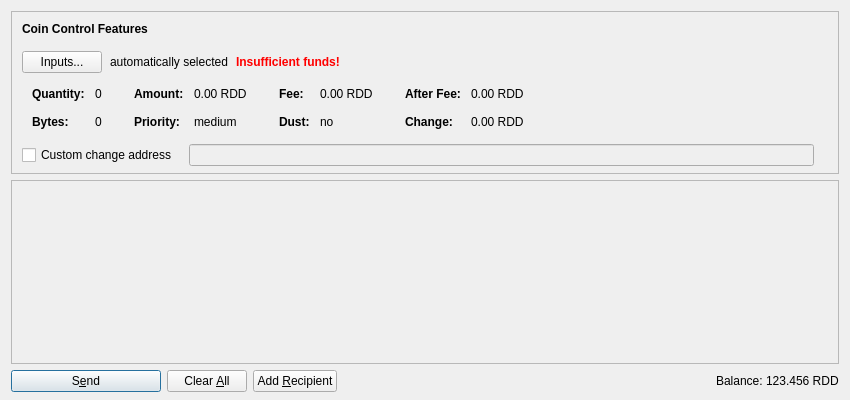
<?xml version="1.0" encoding="UTF-8"?>
<ui version="4.0">
 <class>SendCoinsDialog</class>
 <widget class="QDialog" name="SendCoinsDialog">
  <property name="geometry">
   <rect>
    <x>0</x>
    <y>0</y>
    <width>850</width>
    <height>400</height>
   </rect>
  </property>
  <property name="windowTitle">
   <string>Send Coins</string>
  </property>
  <layout class="QVBoxLayout" name="verticalLayout" stretch="0,1,0">
   <property name="bottomMargin">
    <number>8</number>
   </property>
   <item>
    <widget class="QFrame" name="frameCoinControl">
     <property name="sizePolicy">
      <sizepolicy hsizetype="Expanding" vsizetype="Expanding">
       <horstretch>0</horstretch>
       <verstretch>0</verstretch>
      </sizepolicy>
     </property>
     <property name="maximumSize">
      <size>
       <width>16777215</width>
       <height>16777215</height>
      </size>
     </property>
     <property name="frameShape">
      <enum>QFrame::StyledPanel</enum>
     </property>
     <property name="frameShadow">
      <enum>QFrame::Sunken</enum>
     </property>
     <layout class="QVBoxLayout" name="verticalLayoutCoinControl2">
      <property name="spacing">
       <number>0</number>
      </property>
      <property name="leftMargin">
       <number>0</number>
      </property>
      <property name="topMargin">
       <number>0</number>
      </property>
      <property name="rightMargin">
       <number>0</number>
      </property>
      <property name="bottomMargin">
       <number>6</number>
      </property>
      <item>
       <layout class="QVBoxLayout" name="verticalLayoutCoinControl" stretch="0,0,0,0,1">
        <property name="spacing">
         <number>0</number>
        </property>
        <property name="leftMargin">
         <number>10</number>
        </property>
        <property name="topMargin">
         <number>10</number>
        </property>
        <item>
         <layout class="QHBoxLayout" name="horizontalLayoutCoinControl1">
          <property name="bottomMargin">
           <number>15</number>
          </property>
          <item>
           <widget class="QLabel" name="labelCoinControlFeatures">
            <property name="sizePolicy">
             <sizepolicy hsizetype="Preferred" vsizetype="Maximum">
              <horstretch>0</horstretch>
              <verstretch>0</verstretch>
             </sizepolicy>
            </property>
            <property name="font">
             <font>
              <weight>75</weight>
              <bold>true</bold>
             </font>
            </property>
            <property name="styleSheet">
             <string notr="true">font-weight:bold;</string>
            </property>
            <property name="text">
             <string>Coin Control Features</string>
            </property>
           </widget>
          </item>
         </layout>
        </item>
        <item>
         <layout class="QHBoxLayout" name="horizontalLayoutCoinControl2" stretch="0,0,0,0">
          <property name="spacing">
           <number>8</number>
          </property>
          <property name="bottomMargin">
           <number>10</number>
          </property>
          <item>
           <widget class="QPushButton" name="pushButtonCoinControl">
            <property name="styleSheet">
             <string notr="true"/>
            </property>
            <property name="text">
             <string>Inputs...</string>
            </property>
            <property name="autoDefault">
             <bool>false</bool>
            </property>
           </widget>
          </item>
          <item>
           <widget class="QLabel" name="labelCoinControlAutomaticallySelected">
            <property name="text">
             <string>automatically selected</string>
            </property>
            <property name="margin">
             <number>5</number>
            </property>
           </widget>
          </item>
          <item>
           <widget class="QLabel" name="labelCoinControlInsuffFunds">
            <property name="font">
             <font>
              <weight>75</weight>
              <bold>true</bold>
             </font>
            </property>
            <property name="styleSheet">
             <string notr="true">color:red;font-weight:bold;</string>
            </property>
            <property name="text">
             <string>Insufficient funds!</string>
            </property>
            <property name="margin">
             <number>5</number>
            </property>
           </widget>
          </item>
          <item>
           <spacer name="horizontalSpacerCoinControl">
            <property name="orientation">
             <enum>Qt::Horizontal</enum>
            </property>
            <property name="sizeHint" stdset="0">
             <size>
              <width>40</width>
              <height>1</height>
             </size>
            </property>
           </spacer>
          </item>
         </layout>
        </item>
        <item>
         <widget class="QWidget" name="widgetCoinControl" native="true">
          <property name="sizePolicy">
           <sizepolicy hsizetype="Preferred" vsizetype="Preferred">
            <horstretch>0</horstretch>
            <verstretch>0</verstretch>
           </sizepolicy>
          </property>
          <property name="minimumSize">
           <size>
            <width>0</width>
            <height>0</height>
           </size>
          </property>
          <property name="styleSheet">
           <string notr="true"/>
          </property>
          <layout class="QHBoxLayout" name="horizontalLayoutCoinControl5">
           <property name="leftMargin">
            <number>0</number>
           </property>
           <property name="topMargin">
            <number>0</number>
           </property>
           <property name="rightMargin">
            <number>0</number>
           </property>
           <property name="bottomMargin">
            <number>0</number>
           </property>
           <item>
            <layout class="QHBoxLayout" name="horizontalLayoutCoinControl3" stretch="0,0,0,1">
             <property name="spacing">
              <number>20</number>
             </property>
             <property name="topMargin">
              <number>0</number>
             </property>
             <property name="bottomMargin">
              <number>10</number>
             </property>
             <item>
              <layout class="QFormLayout" name="formLayoutCoinControl1">
               <property name="horizontalSpacing">
                <number>10</number>
               </property>
               <property name="verticalSpacing">
                <number>14</number>
               </property>
               <property name="leftMargin">
                <number>10</number>
               </property>
               <property name="topMargin">
                <number>4</number>
               </property>
               <property name="rightMargin">
                <number>6</number>
               </property>
               <item row="0" column="0">
                <widget class="QLabel" name="labelCoinControlQuantityText">
                 <property name="font">
                  <font>
                   <weight>75</weight>
                   <bold>true</bold>
                  </font>
                 </property>
                 <property name="text">
                  <string>Quantity:</string>
                 </property>
                 <property name="margin">
                  <number>0</number>
                 </property>
                </widget>
               </item>
               <item row="0" column="1">
                <widget class="QLabel" name="labelCoinControlQuantity">
                 <property name="cursor">
                  <cursorShape>IBeamCursor</cursorShape>
                 </property>
                 <property name="contextMenuPolicy">
                  <enum>Qt::ActionsContextMenu</enum>
                 </property>
                 <property name="text">
                  <string notr="true">0</string>
                 </property>
                 <property name="margin">
                  <number>0</number>
                 </property>
                 <property name="textInteractionFlags">
                  <set>Qt::LinksAccessibleByMouse|Qt::TextSelectableByKeyboard|Qt::TextSelectableByMouse</set>
                 </property>
                </widget>
               </item>
               <item row="1" column="0">
                <widget class="QLabel" name="labelCoinControlBytesText">
                 <property name="font">
                  <font>
                   <weight>75</weight>
                   <bold>true</bold>
                  </font>
                 </property>
                 <property name="text">
                  <string>Bytes:</string>
                 </property>
                </widget>
               </item>
               <item row="1" column="1">
                <widget class="QLabel" name="labelCoinControlBytes">
                 <property name="cursor">
                  <cursorShape>IBeamCursor</cursorShape>
                 </property>
                 <property name="contextMenuPolicy">
                  <enum>Qt::ActionsContextMenu</enum>
                 </property>
                 <property name="text">
                  <string notr="true">0</string>
                 </property>
                 <property name="textInteractionFlags">
                  <set>Qt::LinksAccessibleByMouse|Qt::TextSelectableByKeyboard|Qt::TextSelectableByMouse</set>
                 </property>
                </widget>
               </item>
              </layout>
             </item>
             <item>
              <layout class="QFormLayout" name="formLayoutCoinControl2">
               <property name="horizontalSpacing">
                <number>10</number>
               </property>
               <property name="verticalSpacing">
                <number>14</number>
               </property>
               <property name="leftMargin">
                <number>6</number>
               </property>
               <property name="topMargin">
                <number>4</number>
               </property>
               <property name="rightMargin">
                <number>6</number>
               </property>
               <item row="0" column="0">
                <widget class="QLabel" name="labelCoinControlAmountText">
                 <property name="font">
                  <font>
                   <weight>75</weight>
                   <bold>true</bold>
                  </font>
                 </property>
                 <property name="text">
                  <string>Amount:</string>
                 </property>
                 <property name="margin">
                  <number>0</number>
                 </property>
                </widget>
               </item>
               <item row="0" column="1">
                <widget class="QLabel" name="labelCoinControlAmount">
                 <property name="cursor">
                  <cursorShape>IBeamCursor</cursorShape>
                 </property>
                 <property name="contextMenuPolicy">
                  <enum>Qt::ActionsContextMenu</enum>
                 </property>
                 <property name="text">
                  <string notr="true">0.00 RDD</string>
                 </property>
                 <property name="textInteractionFlags">
                  <set>Qt::LinksAccessibleByMouse|Qt::TextSelectableByKeyboard|Qt::TextSelectableByMouse</set>
                 </property>
                </widget>
               </item>
               <item row="1" column="0">
                <widget class="QLabel" name="labelCoinControlPriorityText">
                 <property name="font">
                  <font>
                   <weight>75</weight>
                   <bold>true</bold>
                  </font>
                 </property>
                 <property name="text">
                  <string>Priority:</string>
                 </property>
                </widget>
               </item>
               <item row="1" column="1">
                <widget class="QLabel" name="labelCoinControlPriority">
                 <property name="cursor">
                  <cursorShape>IBeamCursor</cursorShape>
                 </property>
                 <property name="contextMenuPolicy">
                  <enum>Qt::ActionsContextMenu</enum>
                 </property>
                 <property name="text">
                  <string notr="true">medium</string>
                 </property>
                 <property name="textInteractionFlags">
                  <set>Qt::LinksAccessibleByMouse|Qt::TextSelectableByKeyboard|Qt::TextSelectableByMouse</set>
                 </property>
                </widget>
               </item>
              </layout>
             </item>
             <item>
              <layout class="QFormLayout" name="formLayoutCoinControl3">
               <property name="horizontalSpacing">
                <number>10</number>
               </property>
               <property name="verticalSpacing">
                <number>14</number>
               </property>
               <property name="leftMargin">
                <number>6</number>
               </property>
               <property name="topMargin">
                <number>4</number>
               </property>
               <property name="rightMargin">
                <number>6</number>
               </property>
               <item row="0" column="0">
                <widget class="QLabel" name="labelCoinControlFeeText">
                 <property name="font">
                  <font>
                   <weight>75</weight>
                   <bold>true</bold>
                  </font>
                 </property>
                 <property name="text">
                  <string>Fee:</string>
                 </property>
                 <property name="margin">
                  <number>0</number>
                 </property>
                </widget>
               </item>
               <item row="0" column="1">
                <widget class="QLabel" name="labelCoinControlFee">
                 <property name="cursor">
                  <cursorShape>IBeamCursor</cursorShape>
                 </property>
                 <property name="contextMenuPolicy">
                  <enum>Qt::ActionsContextMenu</enum>
                 </property>
                 <property name="text">
                  <string notr="true">0.00 RDD</string>
                 </property>
                 <property name="textInteractionFlags">
                  <set>Qt::LinksAccessibleByMouse|Qt::TextSelectableByKeyboard|Qt::TextSelectableByMouse</set>
                 </property>
                </widget>
               </item>
               <item row="1" column="0">
                <widget class="QLabel" name="labelCoinControlLowOutputText">
                 <property name="font">
                  <font>
                   <weight>75</weight>
                   <bold>true</bold>
                  </font>
                 </property>
                 <property name="text">
                  <string>Dust:</string>
                 </property>
                </widget>
               </item>
               <item row="1" column="1">
                <widget class="QLabel" name="labelCoinControlLowOutput">
                 <property name="cursor">
                  <cursorShape>IBeamCursor</cursorShape>
                 </property>
                 <property name="contextMenuPolicy">
                  <enum>Qt::ActionsContextMenu</enum>
                 </property>
                 <property name="text">
                  <string notr="true">no</string>
                 </property>
                 <property name="textInteractionFlags">
                  <set>Qt::LinksAccessibleByMouse|Qt::TextSelectableByKeyboard|Qt::TextSelectableByMouse</set>
                 </property>
                </widget>
               </item>
              </layout>
             </item>
             <item>
              <layout class="QFormLayout" name="formLayoutCoinControl4">
               <property name="horizontalSpacing">
                <number>10</number>
               </property>
               <property name="verticalSpacing">
                <number>14</number>
               </property>
               <property name="leftMargin">
                <number>6</number>
               </property>
               <property name="topMargin">
                <number>4</number>
               </property>
               <property name="rightMargin">
                <number>6</number>
               </property>
               <item row="0" column="0">
                <widget class="QLabel" name="labelCoinControlAfterFeeText">
                 <property name="font">
                  <font>
                   <weight>75</weight>
                   <bold>true</bold>
                  </font>
                 </property>
                 <property name="text">
                  <string>After Fee:</string>
                 </property>
                 <property name="margin">
                  <number>0</number>
                 </property>
                </widget>
               </item>
               <item row="0" column="1">
                <widget class="QLabel" name="labelCoinControlAfterFee">
                 <property name="cursor">
                  <cursorShape>IBeamCursor</cursorShape>
                 </property>
                 <property name="contextMenuPolicy">
                  <enum>Qt::ActionsContextMenu</enum>
                 </property>
                 <property name="text">
                  <string notr="true">0.00 RDD</string>
                 </property>
                 <property name="textInteractionFlags">
                  <set>Qt::LinksAccessibleByMouse|Qt::TextSelectableByKeyboard|Qt::TextSelectableByMouse</set>
                 </property>
                </widget>
               </item>
               <item row="1" column="0">
                <widget class="QLabel" name="labelCoinControlChangeText">
                 <property name="font">
                  <font>
                   <weight>75</weight>
                   <bold>true</bold>
                  </font>
                 </property>
                 <property name="text">
                  <string>Change:</string>
                 </property>
                </widget>
               </item>
               <item row="1" column="1">
                <widget class="QLabel" name="labelCoinControlChange">
                 <property name="cursor">
                  <cursorShape>IBeamCursor</cursorShape>
                 </property>
                 <property name="contextMenuPolicy">
                  <enum>Qt::ActionsContextMenu</enum>
                 </property>
                 <property name="text">
                  <string notr="true">0.00 RDD</string>
                 </property>
                 <property name="textInteractionFlags">
                  <set>Qt::LinksAccessibleByMouse|Qt::TextSelectableByKeyboard|Qt::TextSelectableByMouse</set>
                 </property>
                </widget>
               </item>
              </layout>
             </item>
            </layout>
           </item>
          </layout>
         </widget>
        </item>
        <item>
         <layout class="QHBoxLayout" name="horizontalLayoutCoinControl4" stretch="0,0,0">
          <property name="spacing">
           <number>12</number>
          </property>
          <property name="sizeConstraint">
           <enum>QLayout::SetDefaultConstraint</enum>
          </property>
          <property name="topMargin">
           <number>5</number>
          </property>
          <property name="rightMargin">
           <number>5</number>
          </property>
          <item>
           <widget class="QCheckBox" name="checkBoxCoinControlChange">
            <property name="toolTip">
             <string>If this is activated, but the change address is empty or invalid, change will be sent to a newly generated address.</string>
            </property>
            <property name="text">
             <string>Custom change address</string>
            </property>
           </widget>
          </item>
          <item>
           <widget class="QValidatedLineEdit" name="lineEditCoinControlChange">
            <property name="enabled">
             <bool>false</bool>
            </property>
            <property name="sizePolicy">
             <sizepolicy hsizetype="Expanding" vsizetype="Fixed">
              <horstretch>0</horstretch>
              <verstretch>0</verstretch>
             </sizepolicy>
            </property>
           </widget>
          </item>
          <item>
           <widget class="QLabel" name="labelCoinControlChangeLabel">
            <property name="sizePolicy">
             <sizepolicy hsizetype="Preferred" vsizetype="Expanding">
              <horstretch>0</horstretch>
              <verstretch>0</verstretch>
             </sizepolicy>
            </property>
            <property name="minimumSize">
             <size>
              <width>0</width>
              <height>0</height>
             </size>
            </property>
            <property name="text">
             <string/>
            </property>
            <property name="margin">
             <number>3</number>
            </property>
           </widget>
          </item>
         </layout>
        </item>
        <item>
         <spacer name="verticalSpacerCoinControl">
          <property name="orientation">
           <enum>Qt::Vertical</enum>
          </property>
          <property name="sizeHint" stdset="0">
           <size>
            <width>800</width>
            <height>1</height>
           </size>
          </property>
         </spacer>
        </item>
       </layout>
      </item>
     </layout>
    </widget>
   </item>
   <item>
    <widget class="QScrollArea" name="scrollArea">
     <property name="widgetResizable">
      <bool>true</bool>
     </property>
     <widget class="QWidget" name="scrollAreaWidgetContents">
      <property name="geometry">
       <rect>
        <x>0</x>
        <y>0</y>
        <width>830</width>
        <height>178</height>
       </rect>
      </property>
      <layout class="QVBoxLayout" name="verticalLayout_2" stretch="0,1">
       <property name="leftMargin">
        <number>0</number>
       </property>
       <property name="topMargin">
        <number>0</number>
       </property>
       <property name="rightMargin">
        <number>0</number>
       </property>
       <property name="bottomMargin">
        <number>0</number>
       </property>
       <item>
        <layout class="QVBoxLayout" name="entries">
         <property name="spacing">
          <number>6</number>
         </property>
        </layout>
       </item>
       <item>
        <spacer name="verticalSpacer">
         <property name="orientation">
          <enum>Qt::Vertical</enum>
         </property>
         <property name="sizeHint" stdset="0">
          <size>
           <width>20</width>
           <height>40</height>
          </size>
         </property>
        </spacer>
       </item>
      </layout>
     </widget>
    </widget>
   </item>
   <item>
    <layout class="QHBoxLayout" name="horizontalLayout">
     <item>
      <widget class="QPushButton" name="sendButton">
       <property name="minimumSize">
        <size>
         <width>150</width>
         <height>0</height>
        </size>
       </property>
       <property name="toolTip">
        <string>Confirm the send action</string>
       </property>
       <property name="text">
        <string>S&amp;end</string>
       </property>
       <property name="icon">
        <iconset resource="../bitcoin.qrc">
         <normaloff>:/icons/send</normaloff>:/icons/send</iconset>
       </property>
       <property name="autoDefault">
        <bool>false</bool>
       </property>
       <property name="default">
        <bool>true</bool>
       </property>
      </widget>
     </item>
     <item>
      <widget class="QPushButton" name="clearButton">
       <property name="sizePolicy">
        <sizepolicy hsizetype="Minimum" vsizetype="Fixed">
         <horstretch>0</horstretch>
         <verstretch>0</verstretch>
        </sizepolicy>
       </property>
       <property name="toolTip">
        <string>Clear all fields of the form.</string>
       </property>
       <property name="text">
        <string>Clear &amp;All</string>
       </property>
       <property name="icon">
        <iconset resource="../bitcoin.qrc">
         <normaloff>:/icons/remove</normaloff>:/icons/remove</iconset>
       </property>
       <property name="autoDefault">
        <bool>false</bool>
       </property>
      </widget>
     </item>
     <item>
      <widget class="QPushButton" name="addButton">
       <property name="toolTip">
        <string>Send to multiple recipients at once</string>
       </property>
       <property name="text">
        <string>Add &amp;Recipient</string>
       </property>
       <property name="icon">
        <iconset resource="../bitcoin.qrc">
         <normaloff>:/icons/add</normaloff>:/icons/add</iconset>
       </property>
       <property name="autoDefault">
        <bool>false</bool>
       </property>
      </widget>
     </item>
     <item>
      <spacer name="horizontalSpacer">
       <property name="orientation">
        <enum>Qt::Horizontal</enum>
       </property>
       <property name="sizeHint" stdset="0">
        <size>
         <width>40</width>
         <height>20</height>
        </size>
       </property>
      </spacer>
     </item>
     <item>
      <layout class="QHBoxLayout" name="horizontalLayout_2">
       <property name="spacing">
        <number>3</number>
       </property>
       <item>
        <widget class="QLabel" name="label">
         <property name="sizePolicy">
          <sizepolicy hsizetype="Preferred" vsizetype="Fixed">
           <horstretch>0</horstretch>
           <verstretch>0</verstretch>
          </sizepolicy>
         </property>
         <property name="text">
          <string>Balance:</string>
         </property>
        </widget>
       </item>
       <item>
        <widget class="QLabel" name="labelBalance">
         <property name="sizePolicy">
          <sizepolicy hsizetype="Preferred" vsizetype="Fixed">
           <horstretch>0</horstretch>
           <verstretch>0</verstretch>
          </sizepolicy>
         </property>
         <property name="cursor">
          <cursorShape>IBeamCursor</cursorShape>
         </property>
         <property name="text">
          <string notr="true">123.456 RDD</string>
         </property>
         <property name="textInteractionFlags">
          <set>Qt::LinksAccessibleByMouse|Qt::TextSelectableByKeyboard|Qt::TextSelectableByMouse</set>
         </property>
        </widget>
       </item>
      </layout>
     </item>
    </layout>
   </item>
  </layout>
 </widget>
 <customwidgets>
  <customwidget>
   <class>QValidatedLineEdit</class>
   <extends>QLineEdit</extends>
   <header>qvalidatedlineedit.h</header>
  </customwidget>
 </customwidgets>
 <resources>
  <include location="../bitcoin.qrc"/>
 </resources>
 <connections/>
</ui>
